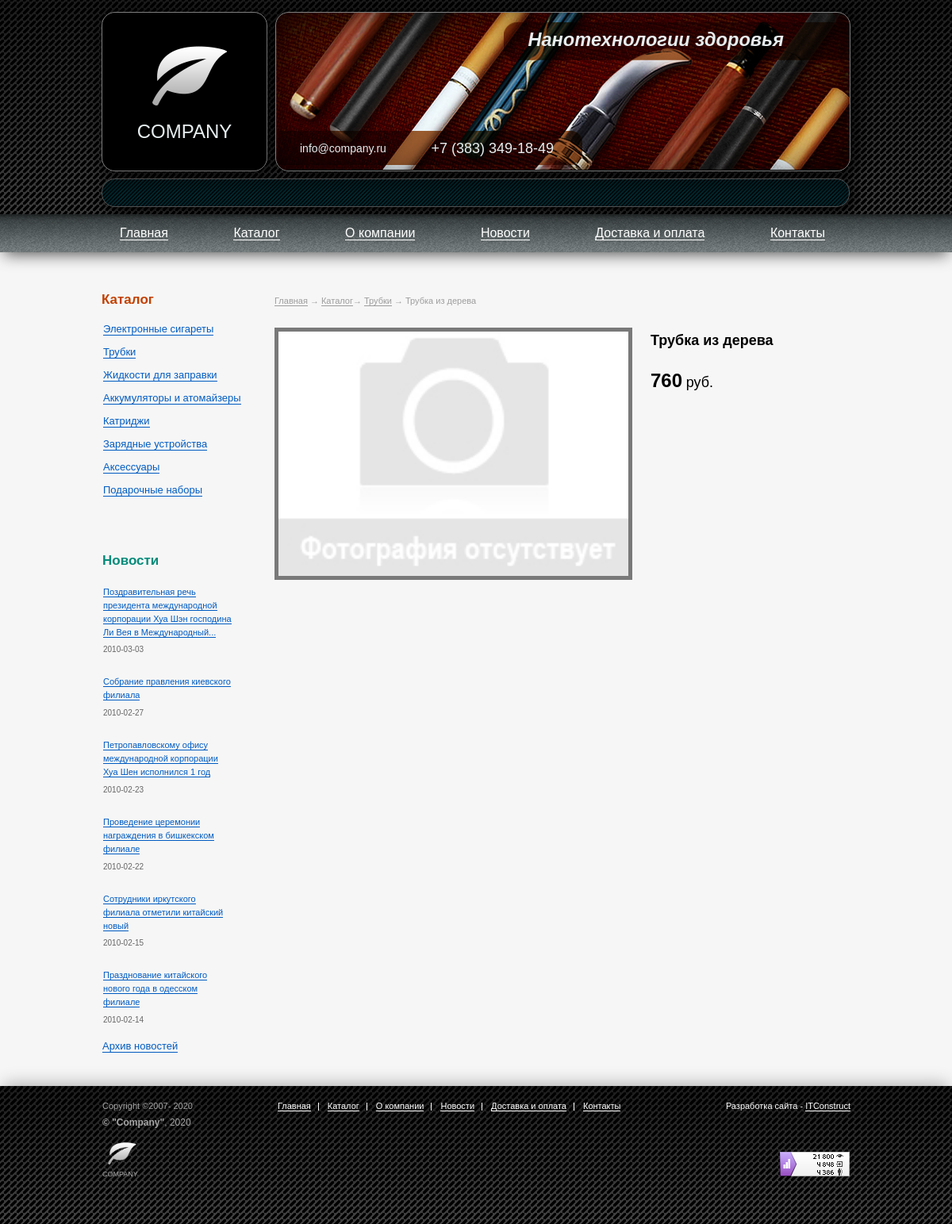
/elsig.site.new/product.php?id=2, run on an earlier commit of the app's database.
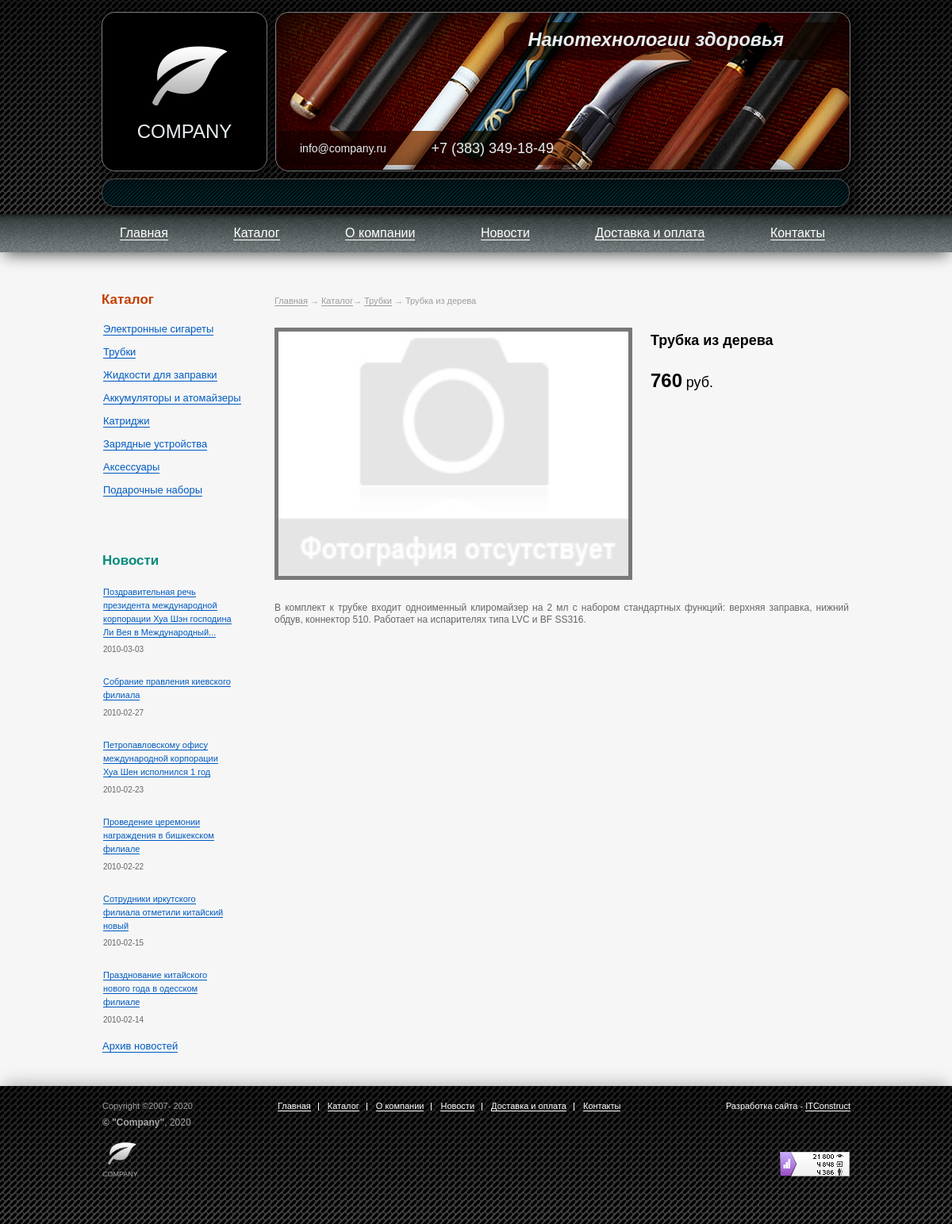
And on a later commit of the database.
### tables this page shows
CREATE TABLE Product (
	id INT AUTO_INCREMENT PRIMARY KEY NOT NULL,
	name VARCHAR(255) NOT NULL,
	image VARCHAR(255),
    	price FLOAT NOT NULL,
    	description TEXT,
    	main_category INT NOT NULL,
	FOREIGN KEY (main_category) REFERENCES Category (id) ON DELETE CASCADE ON UPDATE CASCADE
);

### elsig.site.new/product.php (the view, shortened to what this page needs)
<?php
require 'template/header.php';
function clearInt($data){
    return abs((int)$data);
}
$id = clearInt($_GET['id']);
$sql = "SELECT * FROM Product WHERE id = $id";
$res = mysqli_query($link, $sql);
if ($_GET["cat_id"])
{
    $cat_id = $_GET["cat_id"];
    $sql_cat = "SELECT c.id, c.name FROM Category c WHERE id = $cat_id";
    $res_cat = mysqli_query($link, $sql_cat);
}
else
{
    $sql_cat = "SELECT c.id, c.name FROM Category c JOIN product_category pc ON c.id = pc.category_id JOIN product p ON pc.product_id = p.id WHERE (p.main_category = c.id) AND (p.id = $id)";
    $res_cat = mysqli_query($link, $sql_cat);
}
?>
<main class="inside-content">
<nav class="bread-crumbs-container product__bread-crumbs">
    <ul class="bread-crumbs">
        <?
        if ($res)
        {
            foreach ($res as $prod)
            {
                echo '<li class="bread-crumb"><a class="bread-crumb__link" href="index.php">Главная</a></li>
                        <li class="bread-crumb"><a class="bread-crumb__link" href="catalog.php">Каталог</a></li>';
                foreach ($res_cat as $row)
                    echo '<li class="bread-crumb"><a class="bread-crumb__link" href="catalog.php?cat_id='. $row["id"] .'">'. $row["name"] .'</a></li>
                            <li class="bread-crumb bread-crumb_current">'. $prod["name"] .'</li>';
                echo  '</ul>
                        </nav>';
                if ($prod["image"] == '')
                {
                    $prod["image"] = 'img/category-none.jpg';
                }
                echo '<section class="product">
                        <h1 class="product__info-block-part product__headline">' . $prod["name"] . '</h1>
                        <img class="product__image" src="' . $prod["image"] . '"alt="Упс! Здесь было фото сигареты, но теперь его нет :(">
                        <span class="good-price good_price product__info-block-part product__info-price">' . $prod["price"] . ' <small class="good-price__currency">руб.</small></span>
                        <article class="product__description">
                            ' . $prod["description"] . '
                        </article>
                    </section>';
            }
        }
        ?>
</main>
<? require 'template/sidebar.php' ?>
    </div>
</div>
<? require 'template/footer.php' ?>

What changed in the data, as far as the page shows it:
changed product "Трубка из дерева": description (not shown) → "В комплект к трубке входит одноименный клиромайзер на 2 мл с набором стандартных функций: верхняя заправка, нижний обдув, коннектор 510. Работает на испарителях типа LVC и BF SS316."
